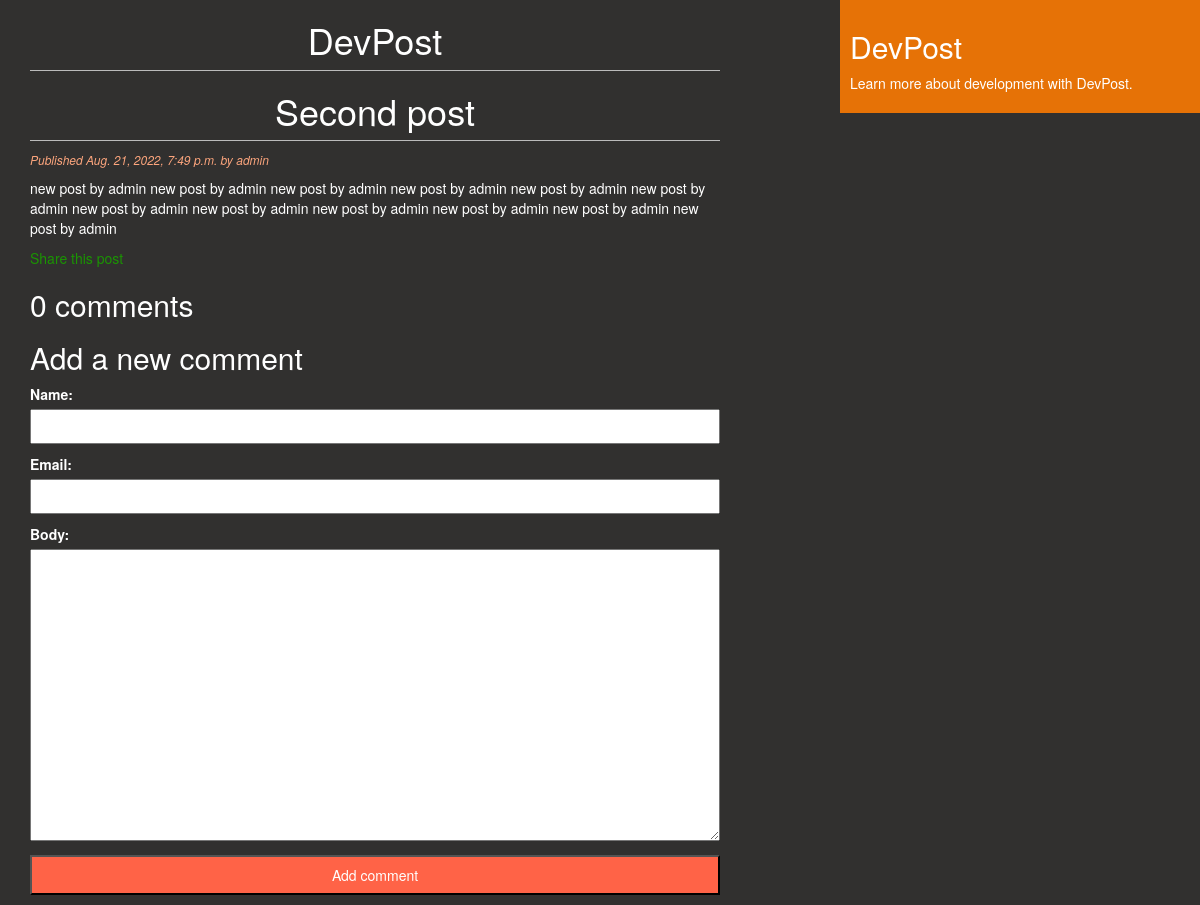
/blog/2022/8/21/second-post/, run on the app's committed database.
### blog/models.py (models this page shows, shortened)
class Post(models.Model):
    STATUS_CHOICES = (
                       ('draft','Draft'),
                       ('published','Published')
                     )
    title = models.CharField(max_length=264)
    slug = models.SlugField(max_length=264, unique_for_date='publish')
    author = models.ForeignKey(User, on_delete=models.CASCADE, related_name='blog_author')
    body = models.TextField()
    publish = models.DateTimeField(default=timezone.now)
    created = models.DateTimeField(auto_now_add=True)
    updated = models.DateTimeField(auto_now=True)
    status = models.CharField(max_length=10, choices=STATUS_CHOICES, default='draft')
    class Meta:
        ordering = ('-publish',)
    objects = models.Manager()
    published = PublishedManager()

### blog/views.py (the view)
# urls.py: path('<int:year>/<int:month>/<int:day>/<slug:post>/', views.post_detail, name='post_detail'),
def post_detail(request, year, month, day, post):
    post = get_object_or_404(Post,
                             slug=post,
                             status='draft',
                             publish__year=year,
                             publish__month=month,
                             publish__day=day)
    comments = post.comments.filter(active=True)
    new_comment = None
    if request.method == 'POST':
        comment_form = CommentForm(data=request.POST)
        if comment_form.is_valid():
            new_comment = comment_form.save(commit=False)
            new_comment.post = post
            new_comment.save()
    else:
        comment_form = CommentForm()
    return render(request,
                  'blog/post/detail.html',
                  {'post': post,
                   'comments': comments,
                   'new_comment': new_comment,
                   'comment_form': comment_form})

### blog/forms.py
class CommentForm(forms.ModelForm):
    class Meta:
        model = Comment
        fields = ('name','email','body')

### blog/templates/blog/post/detail.html (shortened to what this page needs)
{% extends 'blog/layout.html' %}
{% block content %}
    <h1>DevPost</h1>
    <h1>{{ post.title }}</h1>
    <p id="date">
        Published {{ post.publish }} by {{ post.author }}
    </p>
    {{ post.body|linebreaks }}
    <p>
        <a href="{% url "blog:post_share" post.id %}">
          Share this post
        </a>
    </p>
    {% with comments.count as total_comments %}
        <h2>{{ total_comments }} comment{{ total_comments|pluralize }}
        </h2>
    {% endwith %}
    {% if new_comment %}
        <h2>Your comment has been added.</h2>
    {% else %}
        <h2>Add a new comment</h2>
        <form method="post">
            {{ comment_form.as_p }}
            <p><input type="submit" value="Add comment"></p>
        </form>
    {% endif %}
{% endblock content %}

### blog/static/css/blog.css (style rules this page uses)
body { background: rgb(49, 48, 47); color: white; }
h1 { text-align: center; border-bottom: 1px solid #bbb; padding: 0 0 10px 0; }
a { color: rgb(27, 148, 3); text-decoration: none; }
#date { color: rgb(252, 165, 125); font-size: 12px; font-style: italic; }
input[type=text] { width: 100%; height: 35px; color: black ; font-size: 20px; }
input[type=email] { width: 100%; height: 35px; color: black ; font-size: 20px; }
textarea { width: 100%; color: black ; font-size: 20px; }
input[type=submit] { width: 100%; height: 40px; background-color: tomato; color: white; }

### data on the page
Post: title "Second post", publish "Aug. 21, 2022, 7:49 p.m.", author "admin", body "new post by admin new post by admin new post by admin new post by admin new post by admin new post by admin new post by admin new post by admin new post by admin new post by admin new post by admin new post by admin"

### other printed values
{{ total_comments }} "0"
